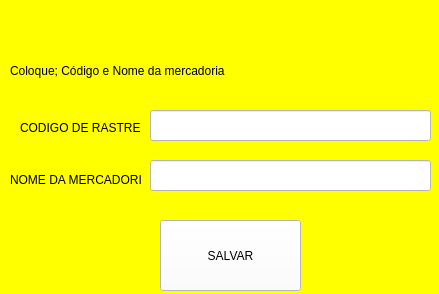
<?xml version="1.0" encoding="UTF-8"?>
<ui version="4.0">
 <class>Janela2</class>
 <widget class="QMainWindow" name="Janela2">
  <property name="geometry">
   <rect>
    <x>0</x>
    <y>0</y>
    <width>439</width>
    <height>294</height>
   </rect>
  </property>
  <property name="windowTitle">
   <string>MainWindow</string>
  </property>
  <property name="styleSheet">
   <string notr="true">background-color: rgb(255, 255, 0);</string>
  </property>
  <widget class="QWidget" name="centralwidget">
   <widget class="QLabel" name="label">
    <property name="geometry">
     <rect>
      <x>10</x>
      <y>0</y>
      <width>431</width>
      <height>141</height>
     </rect>
    </property>
    <property name="styleSheet">
     <string notr="true">font: 87 14pt &quot;Arial Black&quot;;</string>
    </property>
    <property name="text">
     <string>Coloque; Código e Nome da mercadoria</string>
    </property>
   </widget>
   <widget class="QLineEdit" name="inputCodigoMercadoria">
    <property name="geometry">
     <rect>
      <x>150</x>
      <y>110</y>
      <width>281</width>
      <height>31</height>
     </rect>
    </property>
    <property name="styleSheet">
     <string notr="true">background-color: rgb(255, 255, 255);</string>
    </property>
   </widget>
   <widget class="QPushButton" name="buttonSalvarNome">
    <property name="geometry">
     <rect>
      <x>160</x>
      <y>220</y>
      <width>141</width>
      <height>71</height>
     </rect>
    </property>
    <property name="styleSheet">
     <string notr="true">background-color: rgb(255, 255, 255);
font: 12pt &quot;MS Shell Dlg 2&quot;;</string>
    </property>
    <property name="text">
     <string>SALVAR</string>
    </property>
   </widget>
   <widget class="QLabel" name="label_2">
    <property name="geometry">
     <rect>
      <x>20</x>
      <y>120</y>
      <width>121</width>
      <height>16</height>
     </rect>
    </property>
    <property name="text">
     <string>CODIGO DE RASTREIO:</string>
    </property>
   </widget>
   <widget class="QLineEdit" name="inputNomeMercadoria">
    <property name="geometry">
     <rect>
      <x>150</x>
      <y>160</y>
      <width>281</width>
      <height>31</height>
     </rect>
    </property>
    <property name="styleSheet">
     <string notr="true">background-color: rgb(255, 255, 255);</string>
    </property>
   </widget>
   <widget class="QLabel" name="label_3">
    <property name="geometry">
     <rect>
      <x>10</x>
      <y>170</y>
      <width>131</width>
      <height>20</height>
     </rect>
    </property>
    <property name="text">
     <string>NOME DA MERCADORIA:</string>
    </property>
   </widget>
  </widget>
 </widget>
 <resources/>
 <connections/>
</ui>
